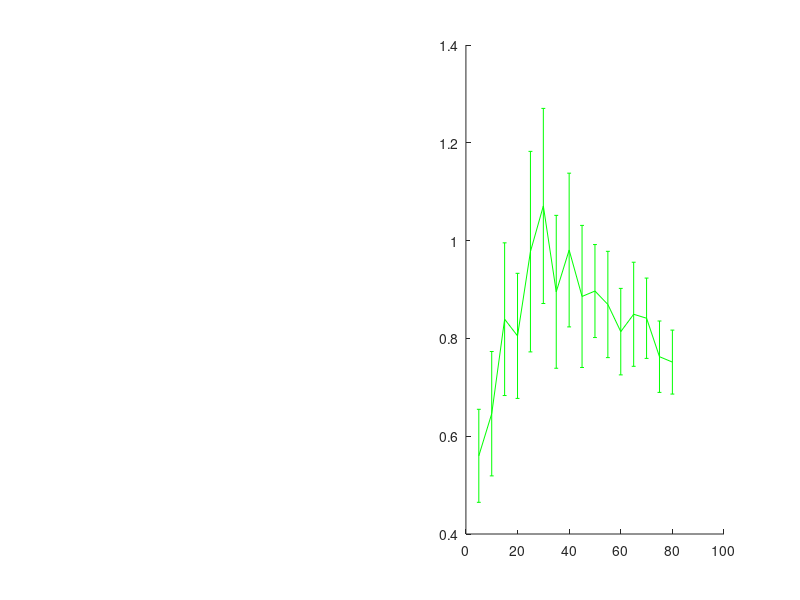

The MATLAB script that drew this image: (Note: this script raises an error after producing the figure.)
%%% Producing Figure 4.2 in the thesis, chapter 4
%%% Pathogen extinction time plots with error bars, for a varying disease 
%%% induced mortality rate \alpha

%%% This script is used in conjuction with the similarly named script found
%%% for SEIS, SIR and SEIR

%%% Run in order of SIS, SEIS, SIR, SEIR

z = 1.96;    %95% confidence interval
alph = 5:5:80;
T = 500;

%% SEIRAlpha
load('SEIRAlphait100t500.mat')

sz = size(minorextinct);
avgmin = zeros(1, sz(2));  cimin = zeros(1, sz(2));
for i = 1:sz(2)
    nzmin = nonzeros(minorextinct(:,i));  %all nonzero extinction times from a minor outbreak
   
    up2 = find(nzmin > T); %ignoring all extinction times greater than T
    nzmin(up2) = [];
    
    if length(nzmin) > 0.5*sz(1)  %finding the mean and CI for minor outbreaks
        avgmin(i) = mean(nzmin);
        cimin(i) = z*std(nzmin)/sqrt(length(nzmin));
    end
end
g = find(avgmin>0);

subplot(1,2,2)
if isempty(g) == 0
    errorbar(alph(g), avgmin(g), cimin(g), 'g-', 'LineWidth', 0.5)
    hold on
end
xlim([0 80])
ylim([0 2])
xlabel('\alpha','FontSize',15)
set(gca,'Position',[0.52 0.2 0.28 0.54])
str = 'B';
dim = [.76 .7 .03 .03];
annotation('textbox', dim, 'String', str, 'FitBoxToText', 'off', 'EdgeColor', 'w');
